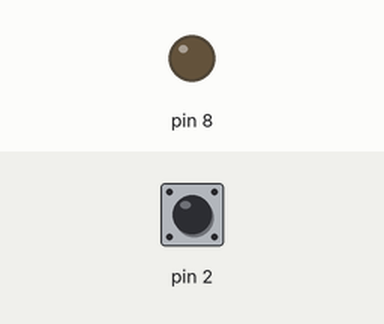
This sketch was run on a simulated Arduino Uno, built with avr-gcc and run on an emulated ATmega328P. Shown: output pins drawn as LEDs (lit = HIGH). The inputs (shaded band) are chosen by the test bench; at power-on: pin 2 HIGH.

Above: at 0.8 s.
0.9 s: pin 2 pulled LOW for 0.15 s
At 1.8 s:
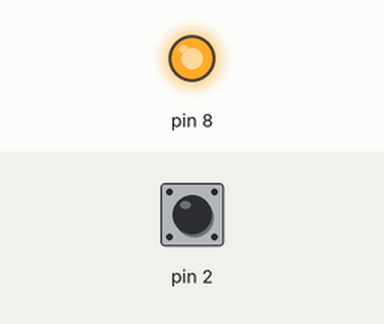
2.5 s: pin 2 pulled LOW for 1 s
At 3.0 s:
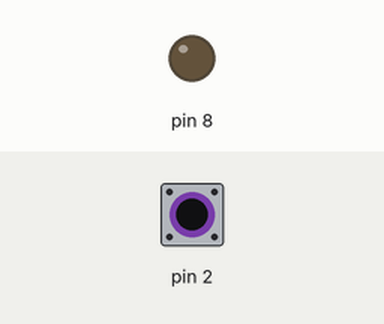
5.0 s: pin 2 pulled LOW for 3.2 s
At 6.1 s:
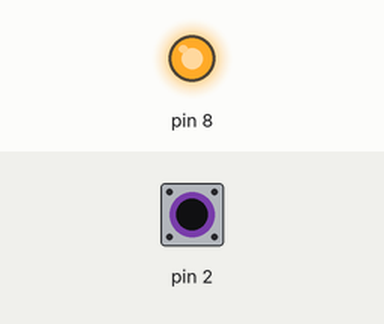
Timing chart, 0 to 8.0 s (numbered marks = the images above; inputs shaded):
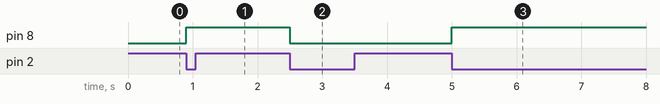

Measured:
- after the input at 0.9 s, pin 8: LOW → HIGH at once
- after the input at 2.5 s, pin 8: HIGH → LOW at once
- after the input at 5.0 s, pin 8: LOW → HIGH at once

The sketch:

Lab4-Debouncer.ino
```cpp
// ------- Preamble -------- //
#include <avr/io.h>
#include "pinDefines.h"
#include <util/delay.h>
#define DEBOUNCE_TIME  1000                            /* microseconds */

uint8_t debounce(void)
{
  //Choosing pins 7 - 0
  PCICR = 00000001;
  //Choosing pin 1
  PCMSK1 = 00000001;
  sei();

  if (bit_is_clear(BUTTON_PIN, BUTTON))
  { /* button is pressed now */
    _delay_us(DEBOUNCE_TIME);
    if (bit_is_clear(BUTTON_PIN, BUTTON))
    { /* still pressed */
      return (1);
    }
  }
  return (0);
}

int main(void)
{
  // -------- Inits --------- //
  uint8_t buttonWasPressed;                                   /* state */
  BUTTON_PORT |= (1 << BUTTON);     /* enable the pullup on the button */
  LED_DDR = (1 << LED0);                      /* set up LED for output */

  // ------ Event loop ------ //
  while (1) {
    if (debounce()) {                        /* debounced button press */
      if (buttonWasPressed == 0) {     /* but wasn't last time through */
        LED_PORT ^= (1 << LED0);                        /* do whatever */
        buttonWasPressed = 1;                      /* update the state */
      }
    }
    else {                                /* button is not pressed now */
      buttonWasPressed = 0;                        /* update the state */
    }

  }                                                  /* End event loop */
  return (0);                            /* This line is never reached */
}
```
